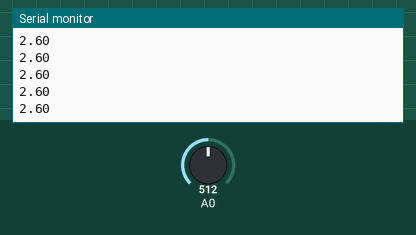
The sketch below on a simulated Arduino Uno, built with avr-gcc and run on an emulated ATmega328P. Parts: the last lines printed to the serial monitor. The inputs (shaded band) are chosen by the test bench; at power-on: A0 = 512.

Above: at 1.2 s.
1.3 s: A0 set to 716
At 1.31 s:
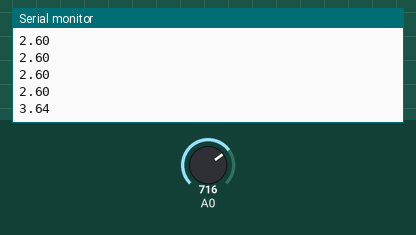
2.8 s: A0 set to 900
At 2.82 s:
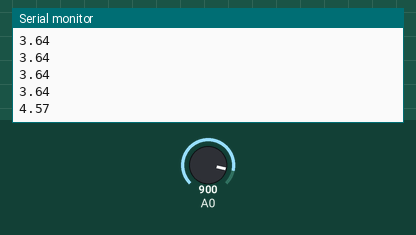
Timing chart, 0 to 5.8 s (numbered marks = the images above; inputs shaded):
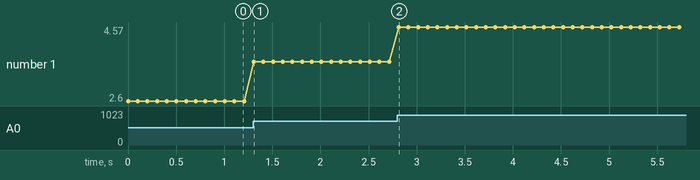

Measured:
- after the input at 1.3 s, the serial monitor: prints a new line at once (image 1)
- after the input at 2.8 s, the serial monitor: prints a new line at once (image 2)
- plotted number 1: 2.6 → 3.64 after the input at 1.3 s, 3.64 → 4.57 after the input at 2.8 s

The sketch:

analogCalibrate.ino
```cpp
void setup() {
  // put your setup code here, to run once:
  Serial.begin(9600);
}

void loop() {
  // put your main code here, to run repeatedly:
  int pin = analogRead(0);
  float vlts = pin*5.2/1024;
  Serial.println(vlts);
  delay(100);
}
```
